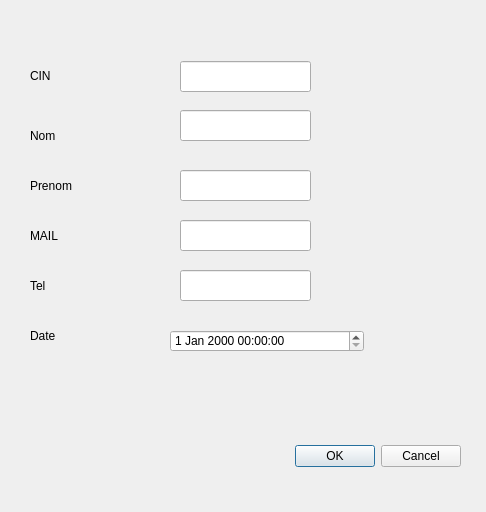
<?xml version="1.0" encoding="UTF-8"?>
<ui version="4.0">
 <class>modifierres</class>
 <widget class="QDialog" name="modifierres">
  <property name="geometry">
   <rect>
    <x>0</x>
    <y>0</y>
    <width>486</width>
    <height>512</height>
   </rect>
  </property>
  <property name="windowTitle">
   <string>Dialog</string>
  </property>
  <widget class="QDialogButtonBox" name="buttonBox">
   <property name="geometry">
    <rect>
     <x>120</x>
     <y>440</y>
     <width>341</width>
     <height>32</height>
    </rect>
   </property>
   <property name="orientation">
    <enum>Qt::Horizontal</enum>
   </property>
   <property name="standardButtons">
    <set>QDialogButtonBox::Cancel|QDialogButtonBox::Ok</set>
   </property>
  </widget>
  <widget class="QLabel" name="label">
   <property name="geometry">
    <rect>
     <x>30</x>
     <y>60</y>
     <width>91</width>
     <height>31</height>
    </rect>
   </property>
   <property name="text">
    <string>CIN</string>
   </property>
  </widget>
  <widget class="QLabel" name="label_2">
   <property name="geometry">
    <rect>
     <x>30</x>
     <y>120</y>
     <width>91</width>
     <height>31</height>
    </rect>
   </property>
   <property name="text">
    <string>Nom</string>
   </property>
  </widget>
  <widget class="QLabel" name="label_3">
   <property name="geometry">
    <rect>
     <x>30</x>
     <y>170</y>
     <width>91</width>
     <height>31</height>
    </rect>
   </property>
   <property name="text">
    <string>Prenom</string>
   </property>
  </widget>
  <widget class="QLabel" name="label_4">
   <property name="geometry">
    <rect>
     <x>30</x>
     <y>270</y>
     <width>91</width>
     <height>31</height>
    </rect>
   </property>
   <property name="text">
    <string>Tel</string>
   </property>
  </widget>
  <widget class="QLabel" name="label_6">
   <property name="geometry">
    <rect>
     <x>30</x>
     <y>220</y>
     <width>91</width>
     <height>31</height>
    </rect>
   </property>
   <property name="text">
    <string>MAIL</string>
   </property>
  </widget>
  <widget class="QLabel" name="label_7">
   <property name="geometry">
    <rect>
     <x>30</x>
     <y>320</y>
     <width>91</width>
     <height>31</height>
    </rect>
   </property>
   <property name="text">
    <string>Date</string>
   </property>
  </widget>
  <widget class="QLineEdit" name="lineEdit_cin">
   <property name="geometry">
    <rect>
     <x>180</x>
     <y>61</y>
     <width>131</width>
     <height>31</height>
    </rect>
   </property>
  </widget>
  <widget class="QLineEdit" name="lineEdit_nom">
   <property name="geometry">
    <rect>
     <x>180</x>
     <y>110</y>
     <width>131</width>
     <height>31</height>
    </rect>
   </property>
  </widget>
  <widget class="QLineEdit" name="lineEdit_prenom">
   <property name="geometry">
    <rect>
     <x>180</x>
     <y>170</y>
     <width>131</width>
     <height>31</height>
    </rect>
   </property>
  </widget>
  <widget class="QLineEdit" name="lineEdit_mail">
   <property name="geometry">
    <rect>
     <x>180</x>
     <y>220</y>
     <width>131</width>
     <height>31</height>
    </rect>
   </property>
  </widget>
  <widget class="QDateTimeEdit" name="dateTimeEdit">
   <property name="geometry">
    <rect>
     <x>170</x>
     <y>330</y>
     <width>194</width>
     <height>22</height>
    </rect>
   </property>
  </widget>
  <widget class="QLineEdit" name="lineEdit_tel">
   <property name="geometry">
    <rect>
     <x>180</x>
     <y>270</y>
     <width>131</width>
     <height>31</height>
    </rect>
   </property>
  </widget>
 </widget>
 <resources/>
 <connections>
  <connection>
   <sender>buttonBox</sender>
   <signal>accepted()</signal>
   <receiver>modifierres</receiver>
   <slot>accept()</slot>
   <hints>
    <hint type="sourcelabel">
     <x>248</x>
     <y>254</y>
    </hint>
    <hint type="destinationlabel">
     <x>157</x>
     <y>274</y>
    </hint>
   </hints>
  </connection>
  <connection>
   <sender>buttonBox</sender>
   <signal>rejected()</signal>
   <receiver>modifierres</receiver>
   <slot>reject()</slot>
   <hints>
    <hint type="sourcelabel">
     <x>316</x>
     <y>260</y>
    </hint>
    <hint type="destinationlabel">
     <x>286</x>
     <y>274</y>
    </hint>
   </hints>
  </connection>
 </connections>
</ui>
